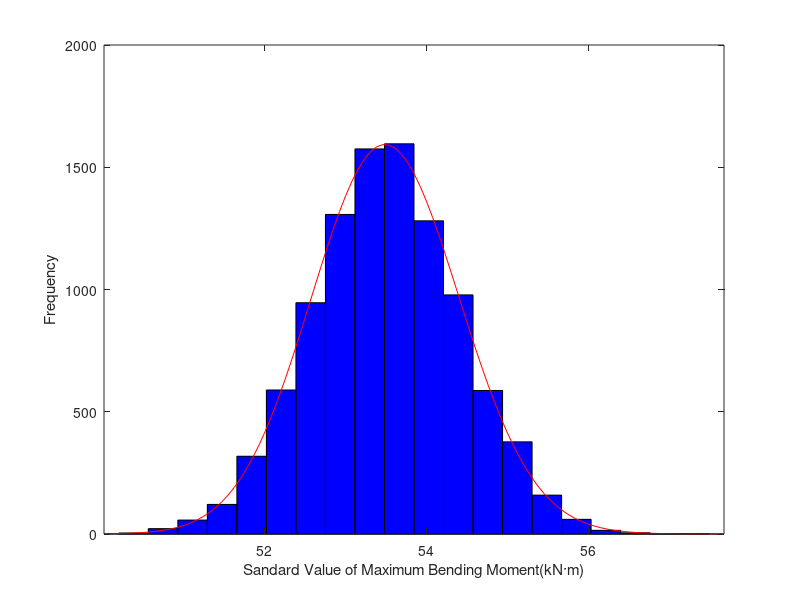

Recreate this plot in MATLAB.
%% MC algorithm for standard value of maximum bending moment

clear;
clc;
mu = 53.503;  % E(x) = 53.503KN·m
cv = 0.016;  % Cv = 1.6%
sigma = mu * cv;  % σ = E(x)·Cv
a = mu^2/sigma;  % parameter a
b = sigma/mu;  % parameter b                       
u = unifrnd(0,1,10000,round(a));
X = log(u);
Y = X';
Z = sum(Y(:,1:10000));
A = - (b)*Z;
B = A';

figure;
histfit(B,20,'gamma');
xlabel('Sandard Value of Maximum Bending Moment(kN·m)')
ylabel('Frequency')


